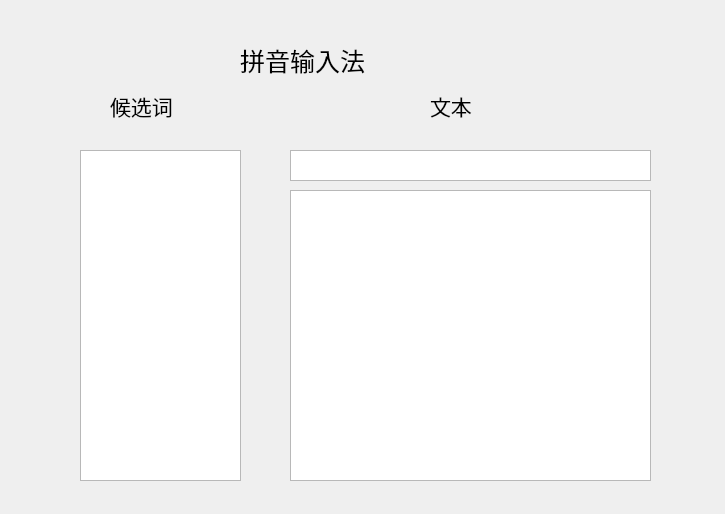
<?xml version="1.0" encoding="UTF-8"?>
<ui version="4.0">
 <class>Form</class>
 <widget class="QWidget" name="Form">
  <property name="geometry">
   <rect>
    <x>0</x>
    <y>0</y>
    <width>725</width>
    <height>514</height>
   </rect>
  </property>
  <property name="windowTitle">
   <string>Form</string>
  </property>
  <widget class="QTextEdit" name="waiting">
   <property name="geometry">
    <rect>
     <x>80</x>
     <y>150</y>
     <width>161</width>
     <height>331</height>
    </rect>
   </property>
   <property name="readOnly">
    <bool>true</bool>
   </property>
  </widget>
  <widget class="QLabel" name="label">
   <property name="geometry">
    <rect>
     <x>240</x>
     <y>40</y>
     <width>171</width>
     <height>41</height>
    </rect>
   </property>
   <property name="font">
    <font>
     <family>华文行楷</family>
     <pointsize>19</pointsize>
    </font>
   </property>
   <property name="text">
    <string>拼音输入法</string>
   </property>
  </widget>
  <widget class="QLabel" name="label_2">
   <property name="geometry">
    <rect>
     <x>110</x>
     <y>90</y>
     <width>101</width>
     <height>31</height>
    </rect>
   </property>
   <property name="font">
    <font>
     <family>隶书</family>
     <pointsize>16</pointsize>
    </font>
   </property>
   <property name="text">
    <string>候选词</string>
   </property>
  </widget>
  <widget class="QTextEdit" name="text">
   <property name="geometry">
    <rect>
     <x>290</x>
     <y>190</y>
     <width>361</width>
     <height>291</height>
    </rect>
   </property>
   <property name="readOnly">
    <bool>true</bool>
   </property>
  </widget>
  <widget class="QTextEdit" name="buffer">
   <property name="geometry">
    <rect>
     <x>290</x>
     <y>150</y>
     <width>361</width>
     <height>31</height>
    </rect>
   </property>
   <property name="readOnly">
    <bool>true</bool>
   </property>
  </widget>
  <widget class="QLabel" name="label_3">
   <property name="geometry">
    <rect>
     <x>430</x>
     <y>90</y>
     <width>101</width>
     <height>31</height>
    </rect>
   </property>
   <property name="font">
    <font>
     <family>隶书</family>
     <pointsize>16</pointsize>
    </font>
   </property>
   <property name="text">
    <string>文本</string>
   </property>
  </widget>
 </widget>
 <resources/>
 <connections/>
</ui>
